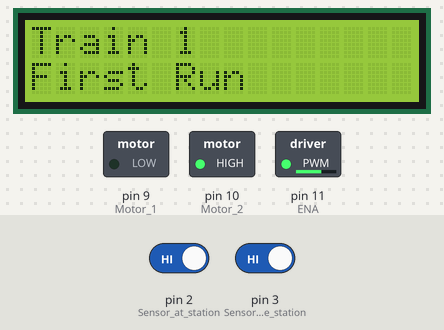
Bench run of a sketch on a simulated Arduino Uno, built with avr-gcc and run on an emulated ATmega328P. Parts: 16×2 character LCD, switched loads named in the sketch (green lamp = pin HIGH). The inputs (shaded band) are chosen by the test bench; at power-on: pin 2 (Sensor_at_station) HIGH, pin 3 (Sensor_before_station) HIGH.

Above: at 1.2 s.
1.3 s: pin 2 (Sensor_at_station) driven LOW and pin 3 (Sensor_before_station) driven LOW
4.3 s: pin 3 (Sensor_before_station) driven HIGH
At 6.9 s:
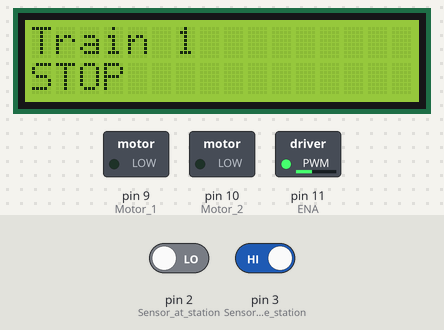
10.3 s: pin 3 (Sensor_before_station) driven LOW
At 12.0 s:
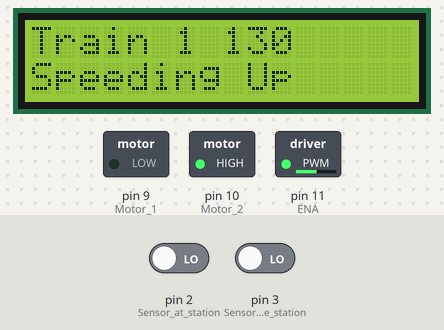
13.3 s: pin 2 (Sensor_at_station) driven HIGH
At 13.3 s:
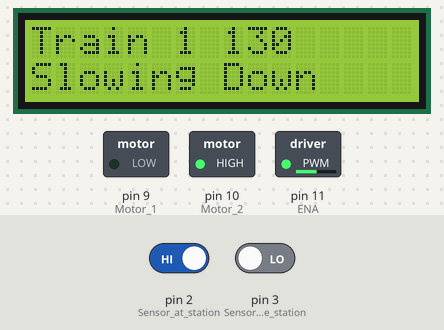
16.3 s: pin 2 (Sensor_at_station) driven LOW
At 16.7 s:
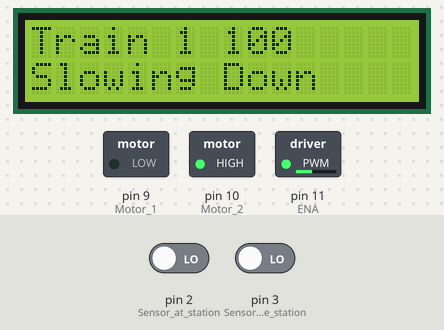
Timing chart, 0 to 19.3 s (numbered marks = the images above; inputs shaded):
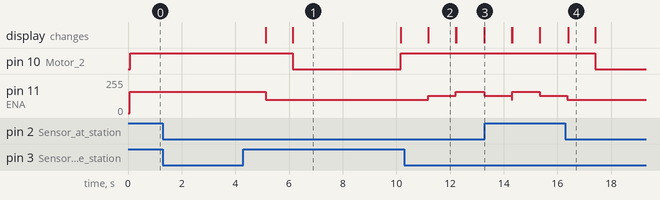

Measured:
- after the input at 1.3 s, every drawn part: stays the same
- after the input at 4.3 s, pin 10 (Motor_2): HIGH → LOW after 1.8 s instead of 3.9 s
- after the input at 10.3 s, pin 10 (Motor_2): stays HIGH (without the input it goes to LOW after 3.0 s)
- after the input at 13.3 s, pin 10 (Motor_2): stays HIGH (without the input it goes to LOW after 2.0 s)
- after the input at 16.3 s, pin 10 (Motor_2): HIGH → LOW after 1.1 s; pin 11 (ENA): goes on until 16.4 s, then stays 100/255
- what the display in image 1 shows lasts 4.1 s, from 6.1 s to 10.2 s
- what the display in image 2 shows lasts 1.0 s, from 11.2 s to 12.2 s

The sketch:

train_1_2.ino
```cpp
/*

Ghola Loop Code Version - 1.2 - Jan 2025 - Add second sensor to slow down and stop the motor

Pin use:

A0 -
A1 -
A2 -
A3 -
A4 - SDA on LCD
A5 - SCL on LCD

D0 -
D1 -
D2 - IR Sensor #1
D3 - IR Sensor #2
D4 -
D5 -
D6 -
D7 -
D8 -
D9 - motor driver pin IN2
D10- motor driver pin IN1
D11- motor driver pin ENT
D12-
D13-

*/

#include <LiquidCrystal_I2C.h>       // inlude required LCD library
LiquidCrystal_I2C lcd(0x27, 16, 2);  // use this for 16x2 LCD modules

int Sensor_at_station = 2;      // IR sensor pin 2
int Sensor_before_station = 3;  // IR sensor pin 3

int Motor_1 = 9;   // assign motor driver pin IN2 to pin 9
int Motor_2 = 10;  // assign motor driver pin IN1 to pin 10
int ENA = 11;      // assign motor driver pin ENA to pin 11

int train_loop = 0;  // set default value of train_loop to 0


void setup() {

  lcd.init();       // initialize the LCD
  lcd.backlight();  // turn on the backlight for the LCD

  pinMode(Motor_1, OUTPUT);               // set the mode for the pin INPUT/OUTPUT
  pinMode(Motor_2, OUTPUT);               // set the mode for the pin INPUT/OUTPUT
  pinMode(Sensor_at_station, INPUT);      // set the mode for the pin INPUT/OUTPUT
  pinMode(Sensor_before_station, INPUT);  // set the mode for the pin INPUT/OUTPUT
}


void loop() {

  if (train_loop == 0) {  // if train_loop value is 0 run this

    analogWrite(ENA, 160);         // set train speed x on 0-255 range
    lcd.setCursor(0, 0);           // set cursor to 1st character on 1st line
    lcd.print("Train 1");          // print x on the LCD screen
    lcd.setCursor(0, 1);           // set cursor to 1st character on 2nd line
    lcd.print("First Run");        // print x on the LCD screen
    digitalWrite(Motor_1, LOW);    // the train will move
    digitalWrite(Motor_2, HIGH);   // the train will move
    delay(5000);                   // delay for (x)
    train_loop = 1;                // set train_loop value to 1
    lcd.clear();                   // clear LCD screen
    lcd.setCursor(0, 0);           // set cursor to 1st character on 1st line
    lcd.print("Train 1 Active ");  // print x on the LCD screen
  }

  if (train_loop == 1) {  // if train_loop value is 1 run this

    if (digitalRead(Sensor_before_station) == LOW) {  // check if Sensor_before_station was triggered and then run this code

      lcd.clear();                  // clear LCD screen
      lcd.setCursor(0, 0);          // set cursor to 1st character on 1st line
      lcd.print("Train 1 160");     // print x on the LCD screen
      lcd.setCursor(0, 1);          // set cursor to 1st character on 2nd line
      lcd.print("Slowing Down");    // print x on the LCD screen
      analogWrite(ENA, 160);        // set train speed x on 0-255 range
      digitalWrite(Motor_1, LOW);   // the train will move
      digitalWrite(Motor_2, HIGH);  // the train will move

      delay(1000);  // delay for (x)

      lcd.clear();                // clear LCD screen
      lcd.setCursor(0, 0);        // set cursor to 1st character on 1st line
      lcd.print("Train 1 130");   // print x on the LCD screen
      lcd.setCursor(0, 1);        // set cursor to 1st character on 2nd line
      lcd.print("Slowing Down");  // print x on the LCD screen
      analogWrite(ENA, 130);      // set train speed x on 0-255 range

      delay(1000);  // delay for (x)

      lcd.clear();                // clear LCD screen
      lcd.setCursor(0, 0);        // set cursor to 1st character on 1st line
      lcd.print("Train 1 100");   // print x on the LCD screen
      lcd.setCursor(0, 1);        // set cursor to 1st character on 2nd line
      lcd.print("Slowing Down");  // print x on the LCD screen
      analogWrite(ENA, 100);      // set train speed x on 0-255 range
    }

    if (digitalRead(Sensor_at_station) == LOW) {  // check if Sensor_at_station was triggered and then run this code

      lcd.clear();                  // clear LCD screen
      lcd.setCursor(0, 0);          // set cursor to 1st character on 1st line
      lcd.print("Train 1 100");     // print x on the LCD screen
      lcd.setCursor(0, 1);          // set cursor to 1st character on 2nd line
      lcd.print("Slowing Down");    // print x on the LCD screen
      analogWrite(ENA, 100);        // set train speed x on 0-255 range
      digitalWrite(Motor_1, LOW);   // the train will move
      digitalWrite(Motor_2, HIGH);  // the train will move

      delay(1000);  // delay for (x)

      lcd.clear();           // clear LCD screen
      lcd.setCursor(0, 0);   // set cursor to 1st character on 1st line
      lcd.print("Train 1");  // print x on the LCD screen
      lcd.setCursor(0, 1);   // set cursor to 1st character on 2nd line
      lcd.print("STOP");     // print x on the LCD screen

      digitalWrite(Motor_1, LOW);  // the train will stop
      digitalWrite(Motor_2, LOW);  // the train will stop

      delay(4000);  // delay for (x)

      lcd.clear();                  // clear LCD screen
      lcd.setCursor(0, 0);          // set cursor to 1st character on 1st line
      lcd.print("Train 1 100");     // print x on the LCD screen
      lcd.setCursor(0, 1);          // set cursor to 1st character on 2nd line
      lcd.print("Speeding Up");     // print x on the LCD screen
      analogWrite(ENA, 100);        // set train speed x on 0-255 range
      digitalWrite(Motor_1, LOW);   // the train will move
      digitalWrite(Motor_2, HIGH);  // the train will move

      delay(1000);  // delay for (x)

      lcd.clear();               // clear LCD screen
      lcd.setCursor(0, 0);       // set cursor to 1st character on 1st line
      lcd.print("Train 1 130");  // print x on the LCD screen
      lcd.setCursor(0, 1);       // set cursor to 1st character on 2nd line
      lcd.print("Speeding Up");  // print x on the LCD screen
      analogWrite(ENA, 130);     // set train speed x on 0-255 range

      delay(1000);  // delay for (x)

      lcd.clear();               // clear LCD screen
      lcd.setCursor(0, 0);       // set cursor to 1st character on 1st line
      lcd.print("Train 1 160");  // print x on the LCD screen
      lcd.setCursor(0, 1);       // set cursor to 1st character on 2nd line
      lcd.print("Full Speed ");  // print x on the LCD screen
      analogWrite(ENA, 160);     // set train speed x on 0-255 range
    }
  }
}
```
